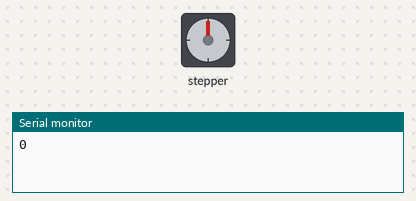
The sketch below on a simulated Arduino Uno, built with avr-gcc and run on an emulated ATmega328P. Shown: stepper motor, the last lines printed to the serial monitor. Stepper angles assume 200 steps per turn.

Above: at 0.05 s.
At 9.51 s:
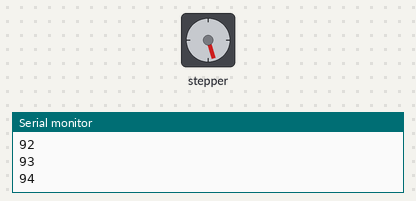
At 19.07 s:
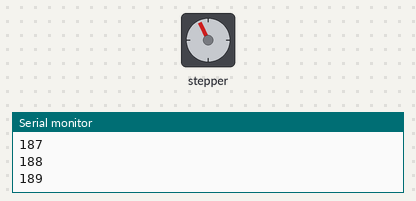
At 39.93 s:
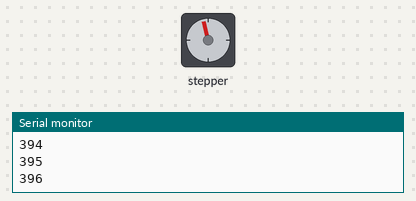
Timing chart, 0 to 40.0 s (numbered marks = the images above):
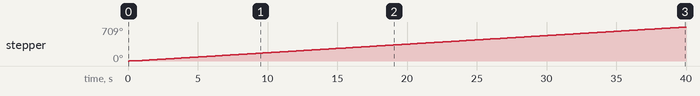

The sketch:

sketch_jun01a.ino
```cpp
// Include the AccelStepper Library
#include <AccelStepper.h>

// Define pin connections
const int dirPin = 4;
const int stepPin = 5;

// Define motor interface type
#define motorInterfaceType 1

// Creates an instance
AccelStepper myStepper(motorInterfaceType, stepPin, dirPin);

void setup() {
  Serial.begin(9600);
  // set the maximum speed, acceleration factor,
  // initial speed and the target position
  myStepper.setMaxSpeed(1000);
  myStepper.setAcceleration(50);
  myStepper.setSpeed(100);
  myStepper.moveTo(0);
}

void loop() {

  for (int i = 0; i < 400 ; i++)
  {
      //Serial.println(myStepper.currentPosition());
      Serial.println(i);
      myStepper.moveTo(i);
      delay(100);
      myStepper.run();
  }
  for (int i = 400; i > 0 ; i--)
  {
      //Serial.println(myStepper.currentPosition());
      Serial.println(i);
      myStepper.moveTo(i);
      delay(100);
      myStepper.run();
  }
}
```

Measured:
- by itself, stepper: keeps turning clockwise at about 18°/s
